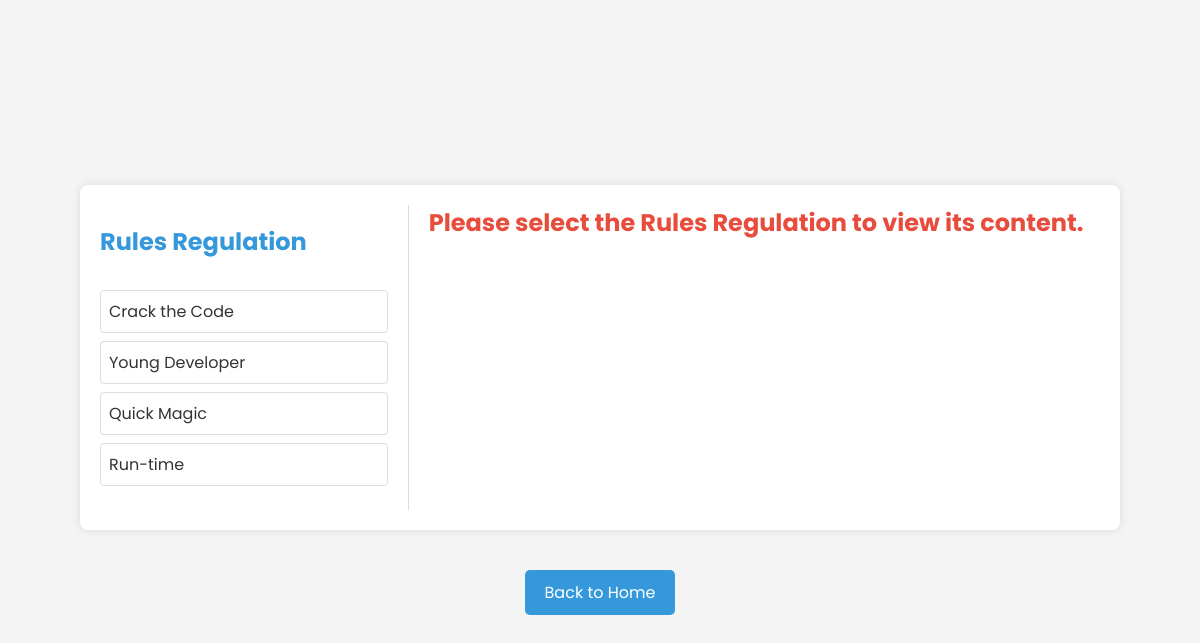
Page /rules_regulations.php on the committed database.
### tables this page shows
CREATE TABLE `rules_regulations` (
  `id` int NOT NULL AUTO_INCREMENT,
  `title` varchar(255) NOT NULL,
  `content` text NOT NULL,
  `display_order` int DEFAULT '0',
  PRIMARY KEY (`id`)
);

### rules_regulations.php (the view, shortened to what this page needs)
<?php
include "config.php";
$sql = "SELECT id, title FROM rules_regulations ORDER BY title ASC";
$result = mysqli_query($conn, $sql);
$rules_data = array();
if (mysqli_num_rows($result) > 0) {
    while ($row = mysqli_fetch_assoc($result)) {
        $rules_data[] = $row;
    }
}
$selected_rules_id = isset($_GET['rules_id']) ? intval($_GET['rules_id']) : 0;
$selected_content = "";
$selected_title = "";
?>
<!DOCTYPE html>
<html lang="en">
<head>
    <link rel="stylesheet" href="https://cdnjs.cloudflare.com/ajax/libs/font-awesome/6.0.0/css/all.min.css" />
</head>
<body>
    <div class="container">
        <div class="rules-list">
            <h2>Rules Regulation</h2>
            <ul>
                <?php foreach ($rules_data as $rule): ?>
                    <li><a href="rules_regulations.php?rules_id=<?php echo htmlspecialchars($rule['id']); ?>" <?php if ($selected_rules_id == $rule['id']) echo "class='active'"; ?>><?php echo htmlspecialchars($rule['title']); ?></a></li>
                <?php endforeach; ?>
            </ul>
        </div>
        <div class="rules-content">
            <?php if ($selected_rules_id > 0): ?>
                <h2><?php echo htmlspecialchars($selected_title); ?> Rules and Regulations</h2>
                 <ul>
                <?php $content = explode("\n", htmlspecialchars($selected_content));  ?>
                     <?php foreach ($content as $text): ?>
                         <li><?php echo trim($text); ?></li>
                     <?php endforeach; ?>
              </ul>
            <?php else: ?>
                <h2>Please select the Rules Regulation to view its content.</h2>
            <?php endif; ?>
        </div>
    </div>
    <div class="back-link-container">
        <a href="dashboard.php" class="back-link">Back to Home</a>
    </div>
</body>
</html>

### rules_regulations.php (style rules this page uses)
body { font-family: 'Poppins', sans-serif; background-color: #f4f4f4; color: #333; margin: 0; padding: 0; display: flex; justify-content: center; align-items: center; min-height: 100vh; flex-direction: column; }
.container { width: 90%; max-width: 1000px; background-color: #fff; border-radius: 8px; box-shadow: 0 0 10px rgba(0, 0, 0, 0.1); padding: 20px; display: flex; }
.rules-list { width: 30%; padding-right: 20px; border-right: 1px solid #ddd; display: flex; flex-direction: column; }
.rules-list h2 { font-size: 1.5rem; margin-bottom: 15px; color: #3498db; }
.rules-list ul { list-style: none; padding: 0; }
.rules-list li { margin-bottom: 8px; border: 1px solid #ddd; border-radius: 4px; }
.rules-list a { text-decoration: none; color: #333; display: block; padding: 8px; border-radius: 4px; transition: background-color 0.3s; }
.rules-content { width: 70%; padding-left: 20px; }
.rules-content h2 { font-size: 1.5rem; margin-bottom: 15px; color: #e74c3c; margin-top:0; }
.back-link-container { text-align: center; margin-top: 20px; order: 1; }
.back-link { display: inline-block; padding: 10px 20px; background-color: #3498db; color: white; text-decoration: none; border-radius: 5px; transition: background-color 0.3s; cursor: pointer; text-align: center; margin-top: 20px; order: 1; }

### rows in the picture
rules_regulations: title "Crack the Code"
rules_regulations: title "Young Developer"
rules_regulations: title "Quick Magic"
rules_regulations: title "Run-time"
